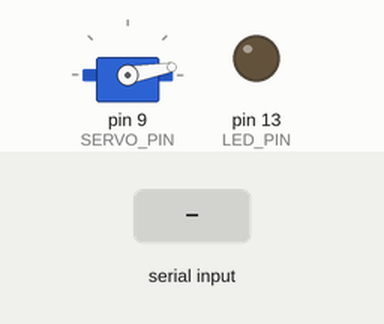
Recording of a sketch running on a simulated Arduino Uno, built with avr-gcc and run on an emulated ATmega328P. Shown: servo, output pins drawn as LEDs (lit = HIGH). Inputs (shaded band) come from the test bench.

Above: at 1.7 s.
1.8 s: "T" received over Serial
At 1.9 s:
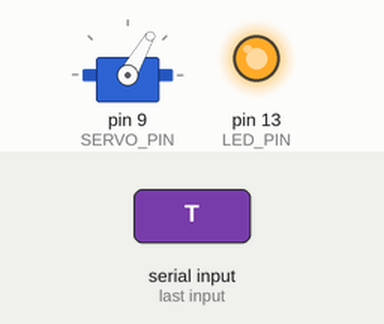
Timing chart, 0 to 4.8 s (numbered marks = the images above; inputs shaded):
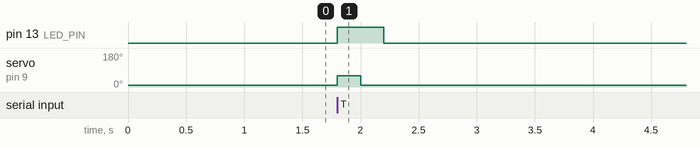

Measured:
- after the input at 1.8 s, pin 13 (LED_PIN): LOW → HIGH at once, → LOW 0.40 s later; servo on pin 9 (SERVO_PIN): 10° → 60° at once, → 10° 0.20 s later

The sketch:

mechanical-auto-clicker.ino
```cpp
#include <Servo.h>

const int LED_PIN = 13;
bool busy = false;

const int SERVO_PIN = 9;
const int SERVO_MIN = 10;
const int SERVO_MAX = 60;

const int SWEEP_DELAY = 200;
const int COOLDOWN_DELAY = 200;

Servo finger;

void setup() {
    pinMode(LED_PIN, OUTPUT);
    digitalWrite(LED_PIN, LOW);

    finger.attach(SERVO_PIN);
    finger.write(SERVO_MIN);

    Serial.begin(9600);
    delay(500);
}

void loop() {
    if (Serial.available() && !busy) {
        char c = Serial.read();

        if (c == 'T') {
            spin();
        }
    }
}

void spin() {
    busy = true;

    digitalWrite(LED_PIN, HIGH);
    finger.write(SERVO_MAX);
    delay(SWEEP_DELAY);

    finger.write(SERVO_MIN);
    delay(SWEEP_DELAY);

    digitalWrite(LED_PIN, LOW);
    delay(COOLDOWN_DELAY);

    while (Serial.available()) {
        Serial.read();
    }

    busy = false;
    delay(50);
}
```
